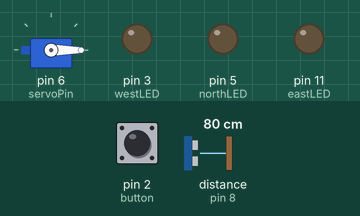
Recording of a sketch running on a simulated Arduino Uno, built with avr-gcc and run on an emulated ATmega328P. Parts: servo, output pins drawn as LEDs (lit = HIGH). Wiring (inferred from the names in the program): ultrasonic range finder: trigger pin 7; echo pin 8. Inputs (shaded band) come from the test bench; at power-on: distance to the obstacle (sensor on pin 8) 80 cm, pin 2 (button) LOW. The echo pulse lasts 58.3 µs per cm; pins used as bus, display or sensor lines are not drawn.

Above: at 1.2 s.
1.3 s: distance to the obstacle (sensor on pin 8) set to 2 cm
At 3.5 s:
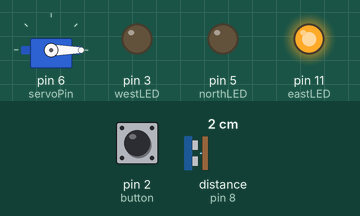
4.3 s: distance to the obstacle (sensor on pin 8) set to 4 cm
At 4.77 s:
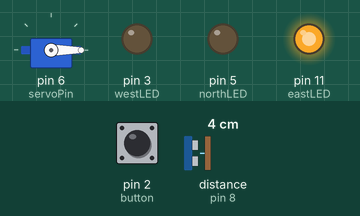
7.3 s: distance to the obstacle (sensor on pin 8) set to 9 cm
At 7.86 s:
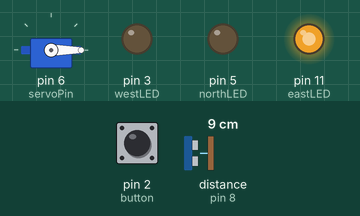
10.3 s: pin 2 (button) pulsed HIGH 2 times (0.12 s each, 0.3 s apart)
At 11.9 s:
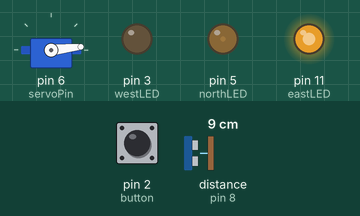
12.4 s: distance to the obstacle (sensor on pin 8) set to 18 cm
At 13.06 s:
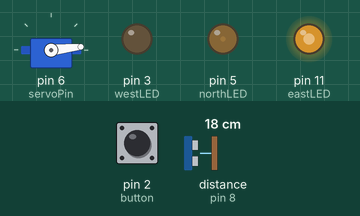
15.4 s: distance to the obstacle (sensor on pin 8) set to 93 cm
At 15.9 s:
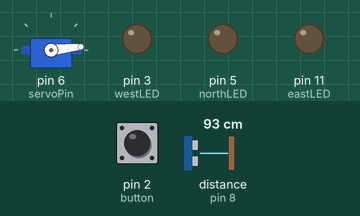
Timing chart, 0 to 18.0 s (numbered marks = the images above; inputs shaded):
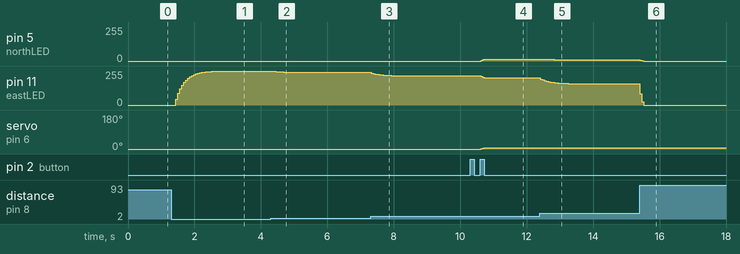

Measured:
- after the input at 1.3 s, pin 11 (eastLED): moves from 0/255 to 255/255 over 1.4 s, starting after 0.14 s
- after the input at 4.3 s, pin 11 (eastLED): moves from 255/255 to 245/255 over 0.72 s, starting at once
- after the input at 7.3 s, pin 11 (eastLED): moves from 245/255 to 219/255 over 0.96 s, starting at once
- after the input at 10.3 s, pin 5 (northLED): 0/255 → 14/255 after 0.32 s; pin 11 (eastLED): 219/255 → 204/255 after 0.32 s; servo on pin 6 (servoPin): 0° → 6° after 0.32 s
- after the input at 12.4 s, pin 5 (northLED): 14/255 → 13/255 at once, → 12/255 0.18 s later, → 11/255 0.24 s later
- after the input at 15.4 s, pin 5 (northLED): 11/255 → 6/255 at once, → 1/255 0.06 s later, → 0/255 0.06 s later; pin 11 (eastLED): 160/255 → 85/255 at once, → 26/255 0.06 s later, → 0/255 0.06 s later

The sketch:

RadarFinal.ino
```cpp
#include <Servo.h>

Servo radar;

// Pins
const int servoPin = 6;
const int westLED = 3;
const int northLED = 5;
const int eastLED = 11;
const int button = 2;
const int trigPin = 7;
const int echoPin = 8;

// Variables
int angle = 0;
int direction = 1;
bool lastButtonState = LOW;

// Smoothed distance reading (starts at "far away" so LEDs start off)
float smoothedDistance = 50.0;

// Smoothing factor: smaller = smoother/slower to react, larger = snappier/noisier.
const float smoothingFactor = 0.2;

unsigned long lastPingTime = 0;
const unsigned long pingInterval = 60; // ms

void setup() {
  radar.attach(servoPin);

  pinMode(westLED, OUTPUT);
  pinMode(northLED, OUTPUT);
  pinMode(eastLED, OUTPUT);

  pinMode(button, INPUT);

  pinMode(trigPin, OUTPUT);
  pinMode(echoPin, INPUT);

  radar.write(angle);
}

void loop() {

  // ==========================
  // Ultrasonic Sensor
  // ==========================

  if (millis() - lastPingTime >= pingInterval) {
    lastPingTime = millis();

    digitalWrite(trigPin, LOW);
    delayMicroseconds(2);

    digitalWrite(trigPin, HIGH);
    delayMicroseconds(10);

    digitalWrite(trigPin, LOW);

    // Timeout (~30ms, good for ~5m) so a missed echo doesn't hang the loop for a full second
    long duration = pulseIn(echoPin, HIGH, 30000);

    float rawDistance;
    if (duration == 0) {
      // No echo received -> nothing in range, treat as "far away" (not "very close")
      rawDistance = 999.0;
    } else {
      rawDistance = duration * 0.0343 / 2.0;
    }

    // Low-pass filter
    smoothedDistance += smoothingFactor * (rawDistance - smoothedDistance);
  }

  // Convert distance into brightness multiplier
  // 2 cm = 1.0 (100%)
  // 50 cm = 0.0 (0%)
  float multiplier = (50.0 - smoothedDistance) / 48.0;

  if (multiplier > 1.0) multiplier = 1.0;
  if (multiplier < 0.0) multiplier = 0.0;


  // ==========================
  // Button
  // ==========================

  bool currentButtonState = digitalRead(button);

  // Detect button press
  if (currentButtonState == HIGH && lastButtonState == LOW) {
    direction *= -1;
  }

  lastButtonState = currentButtonState;


  // ==========================
  // Servo Movement
  // ==========================

  if (currentButtonState == HIGH) {

    angle += direction;

    // Keep angle between 0 and 180
    if (angle > 180)
      angle = 180;

    if (angle < 0)
      angle = 0;

    delay(20);
  }

  // Keep servo at current position
  radar.write(angle);


// ==========================
// LED Brightness (Linear Interpolation)
// Flipped Left/Right
// ==========================

float westBrightness = 0;
float northBrightness = 0;
float eastBrightness = 0;

// East -> North
if (angle <= 90) {

  eastBrightness = (90.0 - angle) / 90.0;
  northBrightness = angle / 90.0;

}

// North -> West
else {

  northBrightness = (180.0 - angle) / 90.0;
  westBrightness = (angle - 90.0) / 90.0;

}

// Apply distance multiplier
westBrightness *= 255 * multiplier;
northBrightness *= 255 * multiplier;
eastBrightness *= 255 * multiplier;


// Send brightness to LEDs
analogWrite(westLED, (int)westBrightness);
analogWrite(northLED, (int)northBrightness);
analogWrite(eastLED, (int)eastBrightness);
}
```
